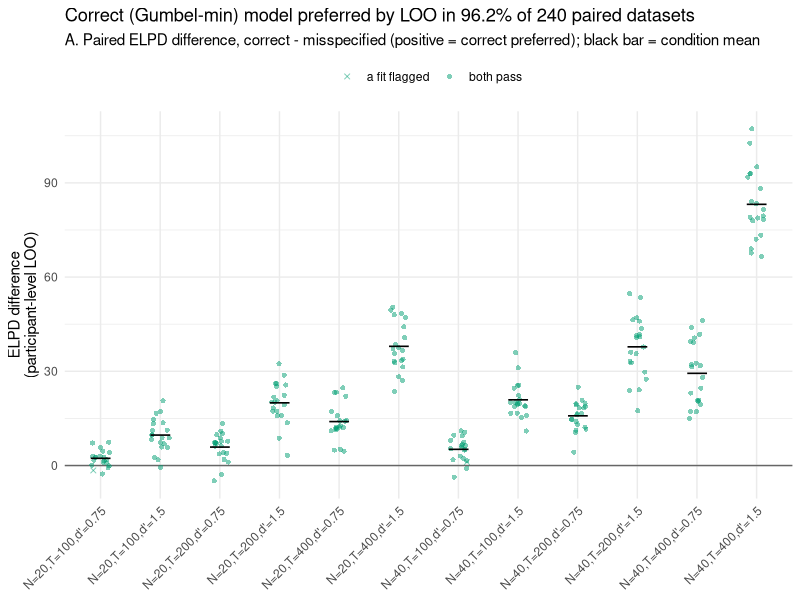
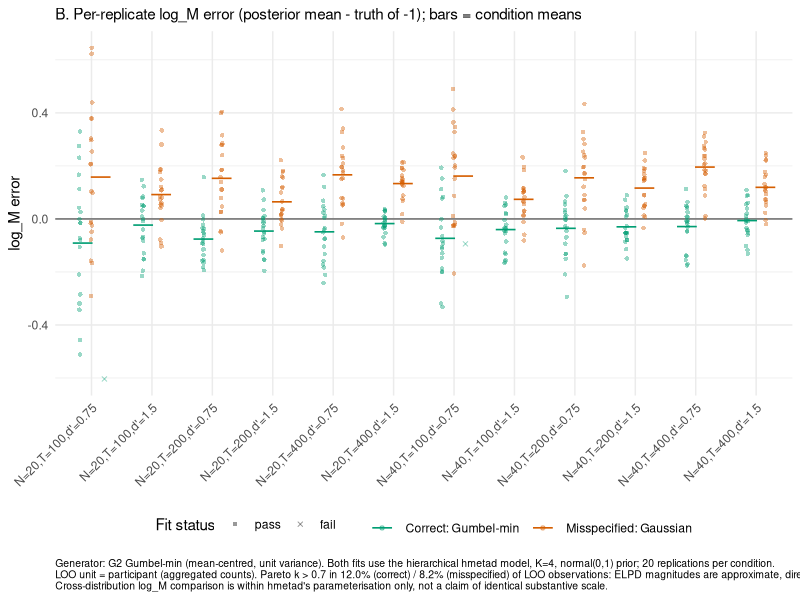

Source code (R) for these figures, in order:
# Fig 4: G2 correct-vs-misspecified comparison (protocol sections 3.3,
# 6.3, 6.4). Generator: G2 (Gumbel-min signal distribution, known
# log_M = -1). Fitted: hierarchical hmetad under the correct Gumbel-min
# family vs. the misspecified default Gaussian family, both fit to the
# SAME simulated dataset per replicate. Panel A: paired LOO/ELPD
# difference (correct - misspecified; one LOO observation = one
# participant's aggregated count vector, NOT a trial). Panel B: raw
# per-replicate log_M error under each fit. All replicates shown; fails
# kept (x). Pareto-k caveat in caption (12.0%/8.2% of LOO observations
# have k > 0.7).
#
# Run from the project root: Rscript code/05_figures/fig_4_g2_misspecification.R

suppressPackageStartupMessages(library(dplyr))
library(ggplot2)

okabe <- c(correct = "#009E73", misspecified = "#D55E00")
log_M_truth <- -1

elpd <- readr::read_csv(here::here("data", "processed", "g2_elpd_comparison.csv"), show_col_types = FALSE)
compiled <- readr::read_csv(here::here("data", "processed", "compiled_results.csv"), show_col_types = FALSE)
pareto <- readr::read_csv(here::here("data", "processed", "g2_pareto_k_summary.csv"), show_col_types = FALSE)

cond_label <- function(n, t, d) sprintf("N=%d,T=%d,d'=%s", n, t, d)

elpd <- elpd |>
  dplyr::mutate(condition = cond_label(n_participants, n_trials, dprime_target),
                cond_order = n_participants * 10000 + n_trials * 10 + dprime_target)
cond_levels <- unique(elpd$condition[order(elpd$cond_order)])
elpd$condition <- factor(elpd$condition, levels = cond_levels)
elpd$ok <- ifelse(elpd$status_correct == "pass" & elpd$status_misspecified == "pass", "both pass", "a fit flagged")

prop_correct <- mean(elpd$favors_correct)

pA <- ggplot(elpd, aes(x = condition, y = elpd_diff_correct_minus_mis)) +
  geom_hline(yintercept = 0, color = "grey40") +
  geom_jitter(aes(shape = ok), width = 0.15, alpha = 0.5, size = 1.4, color = okabe[["correct"]]) +
  stat_summary(fun = mean, geom = "point", shape = 95, size = 8, color = "black") +
  scale_shape_manual(values = c("both pass" = 16, "a fit flagged" = 4)) +
  labs(
    title = sprintf("Correct (Gumbel-min) model preferred by LOO in %.1f%% of 240 paired datasets", prop_correct * 100),
    subtitle = "A. Paired ELPD difference, correct - misspecified (positive = correct preferred); black bar = condition mean",
    x = NULL, y = "ELPD difference\n(participant-level LOO)", shape = NULL
  ) +
  theme_minimal() +
  theme(axis.text.x = element_text(angle = 45, hjust = 1), legend.position = "top")

err <- compiled |>
  dplyr::filter(generator == "g2", status %in% c("pass", "fail")) |>
  dplyr::mutate(
    error = log_M_mean - log_M_truth,
    condition = factor(cond_label(n_participants, n_trials, dprime_target), levels = cond_levels),
    fit_variant = factor(fit_variant, levels = c("correct", "misspecified")),
    status = factor(status, levels = c("pass", "fail"))
  )

pB <- ggplot(err, aes(x = condition, y = error, color = fit_variant)) +
  geom_hline(yintercept = 0, color = "grey40") +
  geom_point(aes(shape = status), position = position_jitterdodge(jitter.width = 0.1, dodge.width = 0.6),
             alpha = 0.4, size = 1.2) +
  stat_summary(aes(group = fit_variant), fun = mean, geom = "point", shape = 95, size = 8,
               position = position_dodge(width = 0.6)) +
  scale_color_manual(values = c(correct = okabe[["correct"]], misspecified = okabe[["misspecified"]]),
                     labels = c(correct = "Correct: Gumbel-min", misspecified = "Misspecified: Gaussian")) +
  scale_shape_manual(values = c(pass = 16, fail = 4), drop = FALSE) +
  labs(
    subtitle = "B. Per-replicate log_M error (posterior mean - truth of -1); bars = condition means",
    x = NULL, y = "log_M error", color = NULL, shape = "Fit status",
    caption = sprintf(
      "Generator: G2 Gumbel-min (mean-centred, unit variance). Both fits use the hierarchical hmetad model, K=4, normal(0,1) prior; 20 replications per condition.\nLOO unit = participant (aggregated counts). Pareto k > 0.7 in %.1f%% (correct) / %.1f%% (misspecified) of LOO observations: ELPD magnitudes are approximate, direction is robust.\nCross-distribution log_M comparison is within hmetad's parameterisation only, not a claim of identical substantive scale.",
      pareto$prop_obs_k_bad[pareto$fit_variant == "correct"] * 100,
      pareto$prop_obs_k_bad[pareto$fit_variant == "misspecified"] * 100
    )
  ) +
  theme_minimal() +
  theme(axis.text.x = element_text(angle = 45, hjust = 1), legend.position = "bottom",
        plot.caption = element_text(hjust = 0, size = 7.5))

g <- gridExtra::arrangeGrob(pA, pB, ncol = 1, heights = c(1, 1.15))
ggsave(here::here("outputs", "figures", "fig_4_g2_misspecification.png"), g, width = 10, height = 10, dpi = 200)
cat("Wrote outputs/figures/fig_4_g2_misspecification.png\n")
